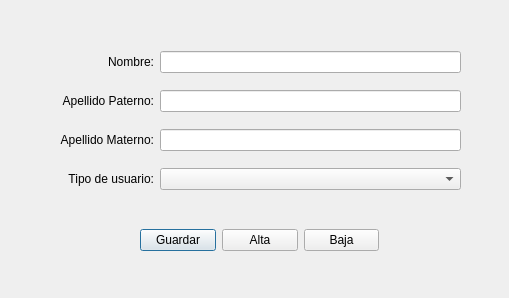
<?xml version="1.0" encoding="UTF-8"?>
<ui version="4.0">
 <class>ModifyUser</class>
 <widget class="QDialog" name="ModifyUser">
  <property name="geometry">
   <rect>
    <x>0</x>
    <y>0</y>
    <width>509</width>
    <height>298</height>
   </rect>
  </property>
  <property name="windowTitle">
   <string>Modificación de usuario</string>
  </property>
  <widget class="QWidget" name="horizontalLayoutWidget">
   <property name="geometry">
    <rect>
     <x>140</x>
     <y>220</y>
     <width>239</width>
     <height>41</height>
    </rect>
   </property>
   <layout class="QHBoxLayout" name="horizontalLayout">
    <item>
     <widget class="QPushButton" name="push_button_save">
      <property name="text">
       <string>Guardar</string>
      </property>
     </widget>
    </item>
    <item>
     <widget class="QPushButton" name="push_button_activate">
      <property name="text">
       <string>Alta</string>
      </property>
     </widget>
    </item>
    <item>
     <widget class="QPushButton" name="push_button_deactivate">
      <property name="text">
       <string>Baja</string>
      </property>
     </widget>
    </item>
   </layout>
  </widget>
  <widget class="QWidget" name="gridLayoutWidget">
   <property name="geometry">
    <rect>
     <x>60</x>
     <y>40</y>
     <width>401</width>
     <height>164</height>
    </rect>
   </property>
   <layout class="QGridLayout" name="gridLayout">
    <item row="0" column="0">
     <widget class="QLabel" name="label_name">
      <property name="text">
       <string>Nombre:</string>
      </property>
      <property name="alignment">
       <set>Qt::AlignRight|Qt::AlignTrailing|Qt::AlignVCenter</set>
      </property>
     </widget>
    </item>
    <item row="2" column="0">
     <widget class="QLabel" name="label_maternal_surname">
      <property name="text">
       <string>Apellido Materno:</string>
      </property>
      <property name="alignment">
       <set>Qt::AlignRight|Qt::AlignTrailing|Qt::AlignVCenter</set>
      </property>
     </widget>
    </item>
    <item row="1" column="1">
     <widget class="QLineEdit" name="line_edit_paternal_surname"/>
    </item>
    <item row="2" column="1">
     <widget class="QLineEdit" name="line_edit_maternal_surname"/>
    </item>
    <item row="0" column="1">
     <widget class="QLineEdit" name="line_edit_name"/>
    </item>
    <item row="3" column="1">
     <widget class="QComboBox" name="combo_box_user_type"/>
    </item>
    <item row="3" column="0">
     <widget class="QLabel" name="label_user_type">
      <property name="text">
       <string>Tipo de usuario:</string>
      </property>
      <property name="alignment">
       <set>Qt::AlignRight|Qt::AlignTrailing|Qt::AlignVCenter</set>
      </property>
     </widget>
    </item>
    <item row="1" column="0">
     <widget class="QLabel" name="label_paternal_surname">
      <property name="text">
       <string>Apellido Paterno:</string>
      </property>
      <property name="alignment">
       <set>Qt::AlignRight|Qt::AlignTrailing|Qt::AlignVCenter</set>
      </property>
     </widget>
    </item>
   </layout>
  </widget>
 </widget>
 <tabstops>
  <tabstop>line_edit_name</tabstop>
  <tabstop>line_edit_paternal_surname</tabstop>
  <tabstop>line_edit_maternal_surname</tabstop>
  <tabstop>combo_box_user_type</tabstop>
  <tabstop>push_button_save</tabstop>
  <tabstop>push_button_activate</tabstop>
  <tabstop>push_button_deactivate</tabstop>
 </tabstops>
 <resources/>
 <connections/>
</ui>
